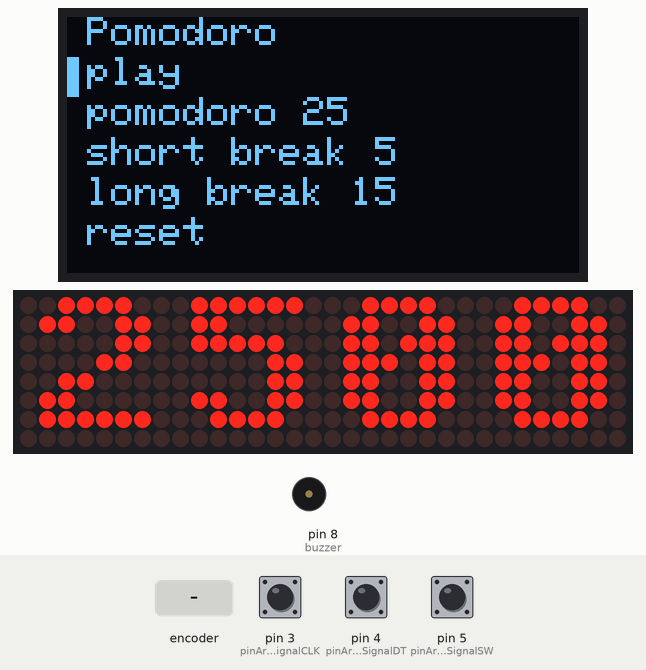
Simulated run of this program. Board: Arduino Nano, built with avr-gcc and run on an emulated ATmega328P. Parts: 128×64 one-colour display, 32×8 LED matrix, buzzer (waves = sounding, pin HIGH). The test bench sets the inputs (shaded band); at power-on: pin 5 (pinArduinoRaccordementSignalSW) HIGH, pin 3 (pinArduinoRaccordementSignalCLK) HIGH, pin 4 (pinArduinoRaccordementSignalDT) HIGH.

Above: at 3.2 s.
3.3 s: pin 5 (pinArduinoRaccordementSignalSW) pulled LOW for 0.15 s
At 4.4 s:
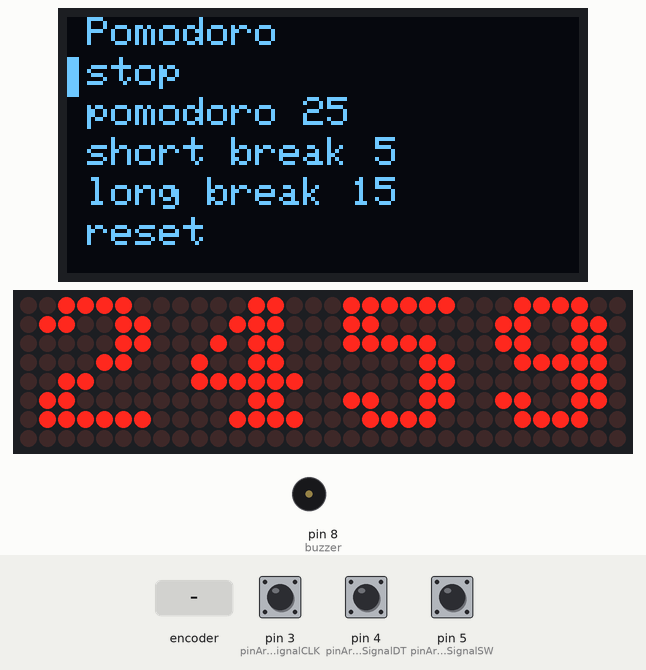
6.4 s: rotary encoder on pin 3 (pinArduinoRaccordementSignalCLK) / pin 4 (pinArduinoRaccordementSignalDT) turned 1 step (first pin leading)
At 7.1 s:
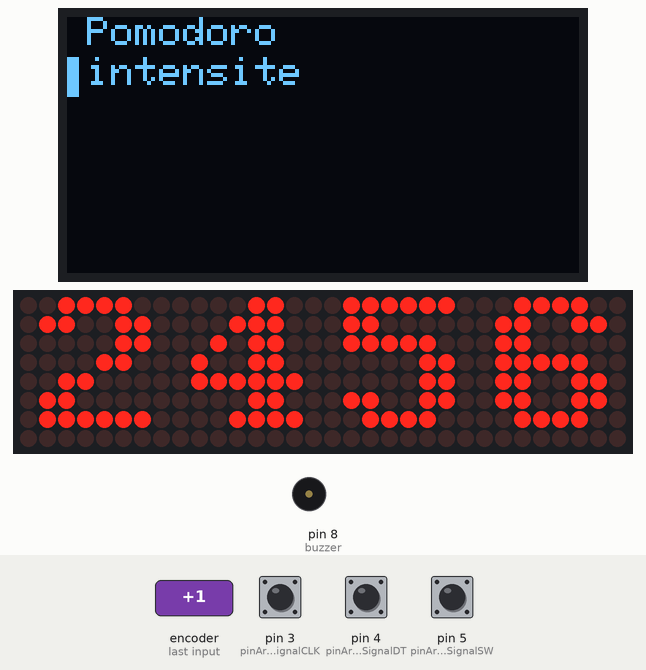
9.6 s: rotary encoder on pin 3 (pinArduinoRaccordementSignalCLK) / pin 4 (pinArduinoRaccordementSignalDT) turned 3 steps (first pin leading)
At 11.4 s:
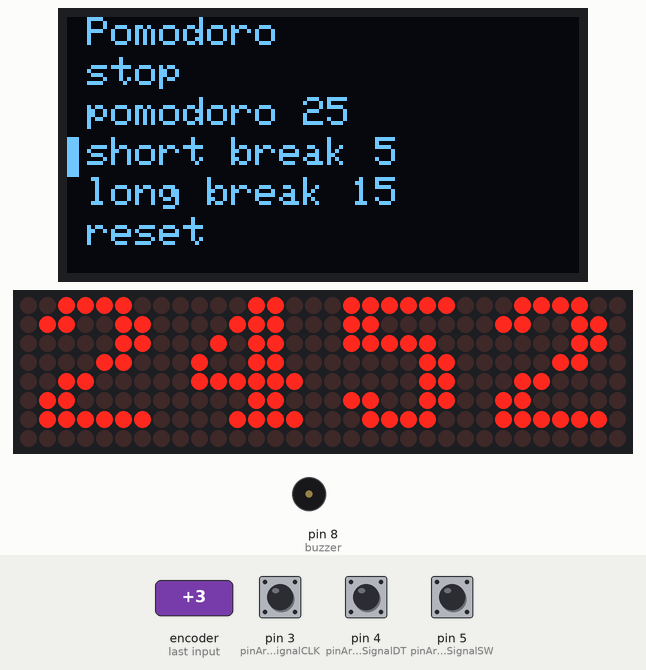
11.7 s: pin 5 (pinArduinoRaccordementSignalSW) pulled LOW for 1 s
At 14.1 s:
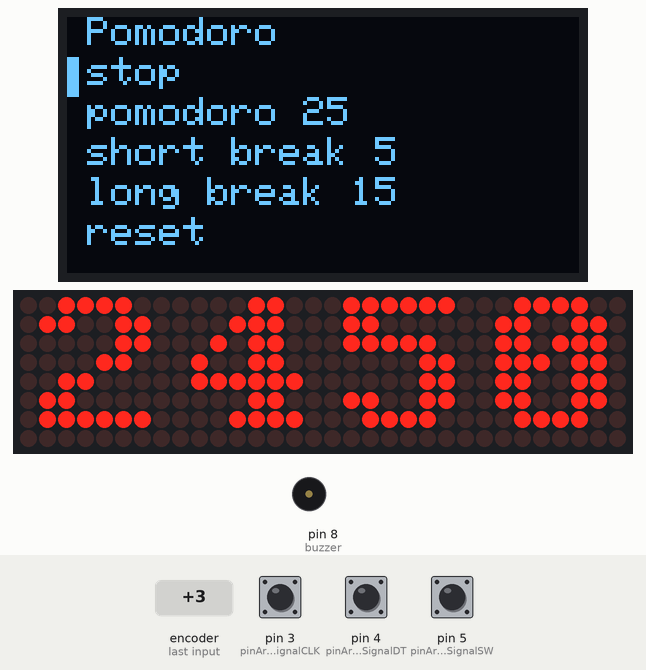
15.7 s: rotary encoder on pin 3 (pinArduinoRaccordementSignalCLK) / pin 4 (pinArduinoRaccordementSignalDT) turned 1 step (first pin leading)
At 17.1 s:
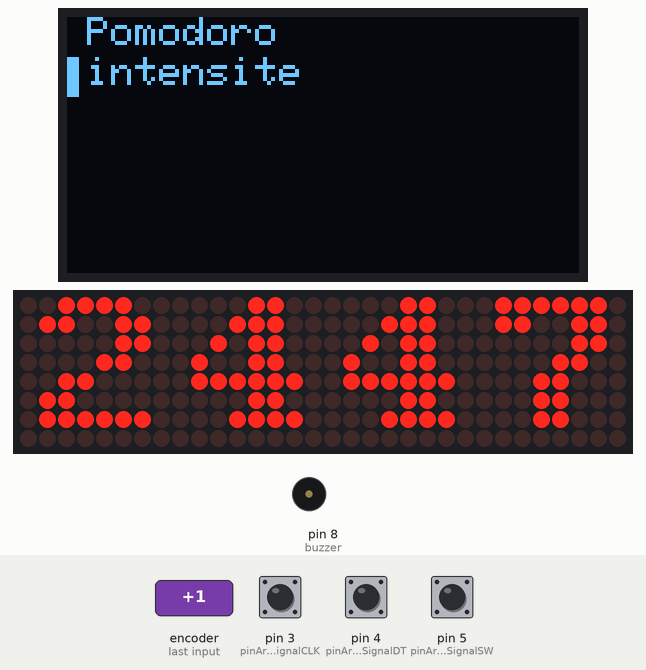
18.9 s: rotary encoder on pin 3 (pinArduinoRaccordementSignalCLK) / pin 4 (pinArduinoRaccordementSignalDT) turned 3 steps (first pin leading)
At 20.2 s:
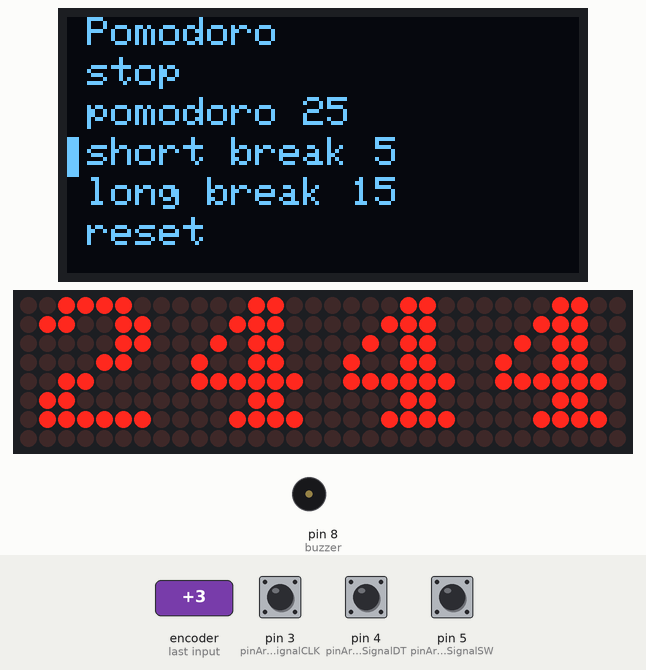
Timing chart, 0 to 21.9 s (numbered marks = the images above; inputs shaded):
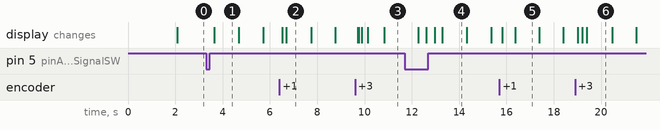

Measured:
- after the input at 3.3 s, the display: changes after 0.36 s (image 1)
- after the input at 6.4 s, the display: first changes after 0.11 s (image 2 shows a later state)
- after the input at 9.6 s, the display: first changes after 0.10 s (image 3 shows a later state)
- after the input at 15.7 s, the display: first changes after 0.12 s (image 5 shows a later state)
- after the input at 18.9 s, the display: first changes after 0.11 s (image 6 shows a later state)
- what the display in image 1 shows lasts 1.0 s, from 3.7 s to 4.7 s
- what the display in image 6 shows lasts 1.1 s, from 19.4 s to 20.5 s

The program:

main.cpp
```cpp
#include <LedControl.h>
#include <Wire.h>
#include <Adafruit_SSD1306.h>
#include <Adafruit_GFX.h>
//#include <EEPROM.h>

//note utilisé par le buzzer
/*#define NOTE_B3  247
#define NOTE_C4  262
#define NOTE_CS4 277
#define NOTE_D4  294
#define NOTE_E4  330
#define NOTE_F4  349
#define NOTE_FS4 370
#define NOTE_G4  392
#define NOTE_B4  494
#define NOTE_C5  523
*/
//PIN
#define buzzer 8
#define pinArduinoRaccordementSignalSW  5
#define pinArduinoRaccordementSignalCLK 3
#define pinArduinoRaccordementSignalDT  4
#define PIN_TRIG 7
#define PIN_ECHO 6

//dimension écran
#define SCREEN_WIDTH 128
#define SCREEN_HEIGHT 64

//constantes
#define nombre_choix_menu 5

//informations EEPROM
////const byte LongueurSon[2] = {32,33};
//const byte AdresseNotes[2] = {0,AdresseNotes[0]+sizeof(int)*LongueurSon[0]+1+sizeof(byte)*LongueurSon[0]+1};
//const byte AdresseTemps[2] = {AdresseNotes[0]+sizeof(int)*LongueurSon[0]+1,AdresseNotes[1]+sizeof(int)*LongueurSon[0]+1};

//initialisation de différent truc
LedControl matriceled = LedControl(11, 13, 10, 4);
Adafruit_SSD1306 display(SCREEN_WIDTH, SCREEN_HEIGHT, &Wire, -1);

//variables
byte menu=0;
int etatPrecedentLigneCLK = digitalRead(pinArduinoRaccordementSignalCLK);
int etatPrecedentLigneDT  = digitalRead(pinArduinoRaccordementSignalDT);
int compteur = nombre_choix_menu;
byte intensite=0;
int secondeMinuteur=0;
byte minuteurActiv=0;
int stageTime[3]={25,5,15};
int time=stageTime[0]*60;
String stageName[3]={"Pomodoro","Short break","Long break"};
byte activite=0;
boolean pause=true;
byte stage=0;
unsigned long lastSecond= millis();
boolean longBreak=false;

//dessin des chiffres dans la matrices led
byte digits[10][8] = {
  {0b00111100, 0b01100110, 0b01101110, 0b01110110, 0b01100110, 0b01100110, 0b00111100, 0b00000000},
  {0b00011000, 0b00111000, 0b00011000, 0b00011000, 0b00011000, 0b00011000, 0b01111110, 0b00000000},
  {0b00111100, 0b01100110, 0b00000110, 0b00001100, 0b00110000, 0b01100000, 0b01111110, 0b00000000},
  {0b00111100, 0b01100110, 0b00000110, 0b00011100, 0b00000110, 0b01100110, 0b00111100, 0b00000000},
  {0b00001100, 0b00011100, 0b00101100, 0b01001100, 0b01111110, 0b00001100, 0b00011110, 0b00000000},
  {0b01111110, 0b01100000, 0b01111100, 0b00000110, 0b00000110, 0b01100110, 0b00111100, 0b00000000},
  {0b00111100, 0b01100110, 0b01100000, 0b01111100, 0b01100110, 0b01100110, 0b00111100, 0b00000000},
  {0b01111110, 0b01100110, 0b00000110, 0b00001100, 0b00011000, 0b00011000, 0b00011000, 0b00000000},
  {0b00111100, 0b01100110, 0b01100110, 0b00111100, 0b01100110, 0b01100110, 0b00111100, 0b00000000},
  {0b00111100, 0b01100110, 0b01100110, 0b00111110, 0b00000110, 0b01100110, 0b00111100, 0b00000000}
};


void changementSurLigneCLK() {
  int etatActuelDeLaLigneCLK = digitalRead(pinArduinoRaccordementSignalCLK);
  int etatActuelDeLaLigneDT  = digitalRead(pinArduinoRaccordementSignalDT);

  if((etatActuelDeLaLigneCLK == HIGH) && (etatActuelDeLaLigneDT == LOW) && (etatPrecedentLigneCLK == LOW) && (etatPrecedentLigneDT == HIGH)) compteur++;
  if((etatActuelDeLaLigneCLK == HIGH) && (etatActuelDeLaLigneDT == HIGH) && (etatPrecedentLigneCLK == LOW) && (etatPrecedentLigneDT == LOW)) compteur--;

  etatPrecedentLigneCLK = etatActuelDeLaLigneCLK;
  etatPrecedentLigneDT = etatActuelDeLaLigneDT;
}

/*void initialisationDesSonsDansEEPROM() {
  //son 1
  int notes1[LongueurSon[0]] = {
    NOTE_C4, NOTE_E4, NOTE_G4, NOTE_C5,
    NOTE_G4, NOTE_F4, NOTE_E4, NOTE_D4,
    NOTE_E4, NOTE_G4, NOTE_B4, NOTE_C5,
    NOTE_C5, NOTE_B4, NOTE_G4, NOTE_C4,
    NOTE_C4, NOTE_E4, NOTE_G4, NOTE_C5,
    NOTE_G4, NOTE_F4, NOTE_E4, NOTE_D4,
    NOTE_E4, NOTE_G4, NOTE_B4, NOTE_C5,
    NOTE_C5, NOTE_B4, NOTE_G4, NOTE_C4
  };

  byte temps1[LongueurSon[0]] = {
    30, 30, 30, 60,
    30, 30, 30, 60,
    30, 30, 30, 60,
    30, 30, 30, 60,
    30, 30, 30, 60,
    30, 30, 30, 60,
    30, 30, 30, 60,
    30, 30, 30, 100
  };

  //son 2
  int notes2[LongueurSon[0]] = {
    NOTE_FS4, NOTE_E4, NOTE_D4, NOTE_E4, NOTE_FS4, NOTE_E4, NOTE_D4, NOTE_B3,
    NOTE_D4, NOTE_FS4, NOTE_E4, NOTE_D4, NOTE_CS4, NOTE_B3, NOTE_CS4, NOTE_D4,
    NOTE_B3, NOTE_CS4, NOTE_D4, NOTE_E4, NOTE_FS4, NOTE_E4, NOTE_D4, NOTE_E4,
    NOTE_FS4, NOTE_E4, NOTE_D4, NOTE_B3, NOTE_D4, NOTE_CS4, NOTE_B3, NOTE_CS4, NOTE_D4
  };

  byte temps2[LongueurSon[0]] = {
    20, 20, 20, 20, 20, 20, 20, 40,
    20, 20, 20, 20, 20, 20, 20, 40,
    20, 20, 20, 20, 20, 20, 20, 20,
    20, 20, 20, 40, 20, 20, 20, 20, 60
  };

  //ecriture dans l'EEPROM
  for (int i = 0; i < LongueurSon[0]; i++) {
    EEPROM.put(AdresseNotes[0] + i*sizeof(int), notes1[i]);
    EEPROM.put(AdresseTemps[0] + i*sizeof(byte), temps1[i]);
  }
  for (int i = 0; i < LongueurSon[0]; i++) {
    EEPROM.put(AdresseNotes[1] + i*sizeof(int), notes2[i]);
    EEPROM.put(AdresseTemps[1] + i*sizeof(byte), temps2[i]);
  }
}*/

void setup() {
  Serial.begin(115200);

  //setup matrices led
  for (int i = 0; i < 4; i++) {
    matriceled.shutdown(i, false);
    matriceled.setIntensity(i, intensite);
    matriceled.clearDisplay(i);
  }

  //setup écran Oled
  if(!display.begin(SSD1306_SWITCHCAPVCC, 0x3C)) {
  Serial.println(F("SSD1306 allocation failed"));
  for(;;);
  }


  //setup buzzer
  pinMode(buzzer,OUTPUT);

  //setup encodeur numérique
  pinMode(pinArduinoRaccordementSignalSW, INPUT_PULLUP);
  pinMode(pinArduinoRaccordementSignalCLK, INPUT);
  pinMode(pinArduinoRaccordementSignalDT, INPUT);
  etatPrecedentLigneCLK = digitalRead(pinArduinoRaccordementSignalCLK);
  etatPrecedentLigneDT  = digitalRead(pinArduinoRaccordementSignalDT);
  attachInterrupt(digitalPinToInterrupt(pinArduinoRaccordementSignalCLK), changementSurLigneCLK, CHANGE);   // CHANGE => détecte tout changement d'état


  //initialisationDesSonsDansEEPROM();

  delay(2000);
}

void affichage_chiffre(byte matrice, byte chiffre) {
  for (byte i = 0; i < 8; i++) {
    matriceled.setRow(matrice, i, digits[chiffre][i]);
  }
}

void affichageTime(){
  if(millis()-lastSecond>=1000 && !pause){
    time--;
    lastSecond=millis();
  }
  int minutes=(time/60);
  int secondes=(time%60);
  //affichage des minutes
  affichage_chiffre(3, minutes/10);
  affichage_chiffre(2, minutes%10);
  //affichage des secondes
  affichage_chiffre(1,secondes/10);
  affichage_chiffre(0,secondes%10);
}

void timeSettings(byte s){
  int currentTime=stageTime[s];


  display.setTextSize(2);
  display.setTextColor(WHITE);

  compteur=stageTime[s];
  delay(200);

  while(digitalRead(pinArduinoRaccordementSignalSW) == HIGH){
    if(compteur<0)compteur=99;
    if(compteur>99)compteur=0;
    stageTime[s]=compteur;
    //initialisation écran
    display.clearDisplay();
    //affichage Titre de section
    display.setTextSize(1);
    display.setCursor(5, 5 );
    display.print(stageName[s]);
    //affichage du nouveau temps
    display.setTextSize(3);
    display.setCursor(40, 30);
    display.print(compteur/10);
    display.print(compteur%10);
    //actualisation écran
    display.display();
  }
  if(pause)time=stageTime[stage]*60;
  compteur=nombre_choix_menu;
}

void fctMenu(){

  //initialisation écran
  display.clearDisplay();
  display.setTextSize(1);
  display.setTextColor(WHITE);
  if(compteur<0)compteur=nombre_choix_menu;
  if(compteur>nombre_choix_menu)compteur=0;
  menu=abs(compteur-nombre_choix_menu);

  //affichage indication de réglages
  display.setCursor(5,0);
  display.print(stageName[stage]);

  //affichage menu
  //page 1
  if(menu<5){
    display.setCursor(5, 10);
    if(pause)display.print("play"); else display.print("stop");
    display.setCursor(5, 20);
    display.print("pomodoro ");
    display.print(stageTime[0]);
    display.setCursor(5, 30);
    display.print("short break ");
    display.print(stageTime[1]);
    display.setCursor(5, 40);
    display.print("long break ");
    display.print(stageTime[2]);
    display.setCursor(5, 50);
    display.print("reset");
  }
  //page 2
  else{
    display.setCursor(5, 10);
    display.print("intensite");
  }

  //affichage curseur
  display.fillRect(0,10+((menu%5)*10),3,10,WHITE);
  display.display();

  //interaction menu
  if(digitalRead(pinArduinoRaccordementSignalSW) == LOW){
    switch(menu){
      case 0:
        pause=!pause;
        break;
      case 1:
        timeSettings(0);
        break;
      case 2:
        timeSettings(1);
        break;
      case 3:
        timeSettings(2);
        break;
      case 4:
        longBreak=false;
        stage=0;
        pause=true;
        time=stageTime[0]*60;
        break;
      case 5:
        intensite=(intensite+4)%16;
        for (int i = 0; i < 4; i++) {
          matriceled.setIntensity(i, intensite);
        }
        break ;
    }
    delay(300);
  }
}

void sonnerie(){
  tone(buzzer, 250);
  delay(500);
  noTone(buzzer);
  delay(250);
  tone(buzzer, 300);
  delay(500);
  noTone(buzzer);

  /*if(0){
    for (byte j = 0; j < LongueurSon[0]; j++) {
      int notes;
      byte temps;
      EEPROM.get(AdresseNotes[1] + j*sizeof(int),notes);
      EEPROM.get(AdresseTemps[1] + j*sizeof(byte),temps);
      tone(buzzer, notes);
      delay(temps * 10);
      noTone(buzzer);
      if(digitalRead(pinArduinoRaccordementSignalSW) == LOW) j=LongueurSon[0];
      digitalWrite(PIN_TRIG, HIGH);
      delayMicroseconds(10);
      digitalWrite(PIN_TRIG, LOW);
      int duration = pulseIn(PIN_ECHO, HIGH);
    }
  }*/
}


void loop() {
  affichageTime();
  if(time<=0){
    switch(stage){
      case 0:
        if(longBreak)stage+=2;else stage++;
        longBreak=!longBreak;
        break;
      case 1:
        stage=0;
        break;
      case 2:
        stage=0;
        break;
    }
    time=stageTime[stage]*60;
    sonnerie();
  }
  fctMenu();
}
```
